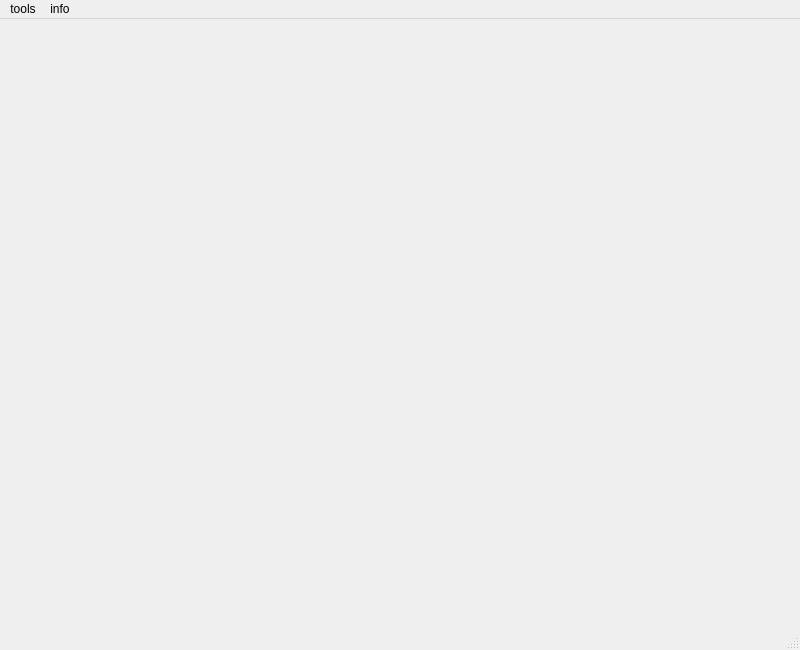
<?xml version="1.0" encoding="UTF-8"?>
<ui version="4.0">
 <class>MainWindow</class>
 <widget class="QMainWindow" name="MainWindow">
  <property name="geometry">
   <rect>
    <x>0</x>
    <y>0</y>
    <width>800</width>
    <height>650</height>
   </rect>
  </property>
  <property name="windowTitle">
   <string>Library_Manage_System_By_Zza</string>
  </property>
  <widget class="QWidget" name="centralwidget"/>
  <widget class="QMenuBar" name="menubar">
   <property name="geometry">
    <rect>
     <x>0</x>
     <y>0</y>
     <width>800</width>
     <height>22</height>
    </rect>
   </property>
   <widget class="QMenu" name="menutools">
    <property name="title">
     <string>tools</string>
    </property>
   </widget>
   <widget class="QMenu" name="menuinfo">
    <property name="title">
     <string>info</string>
    </property>
   </widget>
   <addaction name="menutools"/>
   <addaction name="menuinfo"/>
  </widget>
  <widget class="QStatusBar" name="statusbar"/>
 </widget>
 <resources/>
 <connections/>
</ui>
